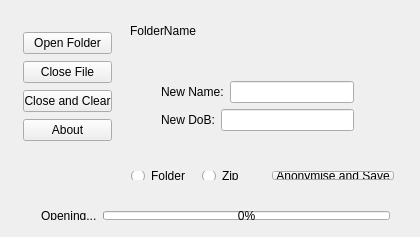
<?xml version="1.0" encoding="UTF-8"?>
<ui version="4.0">
 <class>MainWindow</class>
 <widget class="QMainWindow" name="MainWindow">
  <property name="geometry">
   <rect>
    <x>0</x>
    <y>0</y>
    <width>420</width>
    <height>237</height>
   </rect>
  </property>
  <property name="windowTitle">
   <string>MainWindow</string>
  </property>
  <property name="styleSheet">
   <string notr="true"/>
  </property>
  <widget class="QWidget" name="centralWidget">
   <widget class="QWidget" name="layoutWidget">
    <property name="geometry">
     <rect>
      <x>30</x>
      <y>200</y>
      <width>371</width>
      <height>31</height>
     </rect>
    </property>
    <layout class="QHBoxLayout" name="horizontalLayout">
     <item>
      <widget class="QLabel" name="SaveOpenText">
       <property name="text">
        <string>Opening...</string>
       </property>
      </widget>
     </item>
     <item>
      <widget class="QProgressBar" name="progressBar">
       <property name="value">
        <number>0</number>
       </property>
      </widget>
     </item>
    </layout>
   </widget>
   <widget class="QLabel" name="folderNameLabel">
    <property name="geometry">
     <rect>
      <x>130</x>
      <y>20</y>
      <width>271</width>
      <height>21</height>
     </rect>
    </property>
    <property name="text">
     <string>FolderName</string>
    </property>
   </widget>
   <widget class="QPushButton" name="savePushButton">
    <property name="geometry">
     <rect>
      <x>20</x>
      <y>240</y>
      <width>85</width>
      <height>29</height>
     </rect>
    </property>
    <property name="text">
     <string>Save</string>
    </property>
   </widget>
   <widget class="QPushButton" name="setStringsButton">
    <property name="geometry">
     <rect>
      <x>200</x>
      <y>240</y>
      <width>87</width>
      <height>29</height>
     </rect>
    </property>
    <property name="text">
     <string>Set strings</string>
    </property>
   </widget>
   <widget class="QWidget" name="layoutWidget">
    <property name="geometry">
     <rect>
      <x>150</x>
      <y>70</y>
      <width>215</width>
      <height>74</height>
     </rect>
    </property>
    <layout class="QVBoxLayout" name="NameDoBInputLine">
     <item>
      <layout class="QHBoxLayout" name="horizontalLayout_2">
       <item>
        <widget class="QLabel" name="newNameLabel">
         <property name="text">
          <string>New Name:</string>
         </property>
        </widget>
       </item>
       <item>
        <widget class="QLineEdit" name="newNameBox"/>
       </item>
      </layout>
     </item>
     <item>
      <layout class="QHBoxLayout" name="horizontalLayout_3">
       <item>
        <widget class="QLabel" name="NewDobLabel">
         <property name="text">
          <string>New DoB:</string>
         </property>
        </widget>
       </item>
       <item>
        <widget class="QLineEdit" name="newDobBox"/>
       </item>
      </layout>
     </item>
    </layout>
   </widget>
   <widget class="QWidget" name="layoutWidget">
    <property name="geometry">
     <rect>
      <x>120</x>
      <y>160</y>
      <width>285</width>
      <height>31</height>
     </rect>
    </property>
    <layout class="QHBoxLayout" name="horizontalLayout_4">
     <item>
      <widget class="QRadioButton" name="radioFolder">
       <property name="text">
        <string>Folder</string>
       </property>
      </widget>
     </item>
     <item>
      <widget class="QRadioButton" name="radioZip">
       <property name="text">
        <string>Zip</string>
       </property>
      </widget>
     </item>
     <item>
      <widget class="QPushButton" name="anonPushButton">
       <property name="text">
        <string>Anonymise and Save</string>
       </property>
      </widget>
     </item>
    </layout>
   </widget>
   <widget class="QWidget" name="layoutWidget">
    <property name="geometry">
     <rect>
      <x>12</x>
      <y>20</y>
      <width>111</width>
      <height>136</height>
     </rect>
    </property>
    <layout class="QVBoxLayout" name="verticalLayout">
     <item>
      <widget class="QPushButton" name="openFolderPushButton">
       <property name="text">
        <string>Open Folder</string>
       </property>
      </widget>
     </item>
     <item>
      <widget class="QPushButton" name="closeFilePushbutton">
       <property name="text">
        <string>Close File</string>
       </property>
      </widget>
     </item>
     <item>
      <widget class="QPushButton" name="newPushButton">
       <property name="text">
        <string>Close and Clear</string>
       </property>
      </widget>
     </item>
     <item>
      <widget class="QPushButton" name="pushButton">
       <property name="text">
        <string>About</string>
       </property>
      </widget>
     </item>
    </layout>
   </widget>
   <zorder>savePushButton</zorder>
   <zorder>setStringsButton</zorder>
   <zorder>layoutWidget</zorder>
   <zorder>layoutWidget</zorder>
   <zorder>layoutWidget</zorder>
   <zorder>layoutWidget</zorder>
   <zorder>folderNameLabel</zorder>
  </widget>
  <action name="action_Open">
   <property name="text">
    <string>Open File</string>
   </property>
  </action>
  <action name="action_About">
   <property name="text">
    <string>&amp;About</string>
   </property>
  </action>
  <action name="actionOpen_Folder">
   <property name="text">
    <string>Open Folder</string>
   </property>
  </action>
  <action name="actionClose">
   <property name="text">
    <string>Exit</string>
   </property>
  </action>
 </widget>
 <layoutdefault spacing="6" margin="11"/>
 <resources/>
 <connections/>
</ui>
